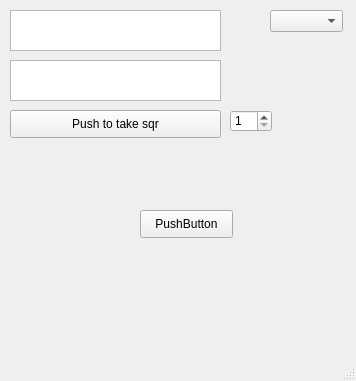
<?xml version="1.0" encoding="UTF-8"?>
<ui version="4.0">
 <class>MainWindow</class>
 <widget class="QMainWindow" name="MainWindow">
  <property name="windowModality">
   <enum>Qt::NonModal</enum>
  </property>
  <property name="geometry">
   <rect>
    <x>0</x>
    <y>0</y>
    <width>356</width>
    <height>381</height>
   </rect>
  </property>
  <property name="sizePolicy">
   <sizepolicy hsizetype="Fixed" vsizetype="Fixed">
    <horstretch>0</horstretch>
    <verstretch>0</verstretch>
   </sizepolicy>
  </property>
  <property name="minimumSize">
   <size>
    <width>0</width>
    <height>0</height>
   </size>
  </property>
  <property name="maximumSize">
   <size>
    <width>230000</width>
    <height>230000</height>
   </size>
  </property>
  <property name="contextMenuPolicy">
   <enum>Qt::DefaultContextMenu</enum>
  </property>
  <property name="windowTitle">
   <string>Sqrt</string>
  </property>
  <property name="toolTip">
   <string/>
  </property>
  <property name="locale">
   <locale language="Russian" country="Russia"/>
  </property>
  <property name="toolButtonStyle">
   <enum>Qt::ToolButtonIconOnly</enum>
  </property>
  <widget class="QWidget" name="centralwidget">
   <widget class="QPushButton" name="answerButton">
    <property name="geometry">
     <rect>
      <x>10</x>
      <y>110</y>
      <width>211</width>
      <height>28</height>
     </rect>
    </property>
    <property name="text">
     <string>Push to take sqr</string>
    </property>
   </widget>
   <widget class="QTextBrowser" name="askTextBrowser">
    <property name="geometry">
     <rect>
      <x>10</x>
      <y>10</y>
      <width>211</width>
      <height>41</height>
     </rect>
    </property>
    <property name="readOnly">
     <bool>false</bool>
    </property>
   </widget>
   <widget class="QTextBrowser" name="answerTextBrowser">
    <property name="geometry">
     <rect>
      <x>10</x>
      <y>60</y>
      <width>211</width>
      <height>41</height>
     </rect>
    </property>
    <property name="documentTitle">
     <string/>
    </property>
    <property name="placeholderText">
     <string/>
    </property>
   </widget>
   <widget class="QSpinBox" name="roundSpinBox">
    <property name="geometry">
     <rect>
      <x>230</x>
      <y>110</y>
      <width>42</width>
      <height>22</height>
     </rect>
    </property>
    <property name="minimum">
     <number>1</number>
    </property>
    <property name="maximum">
     <number>20</number>
    </property>
   </widget>
   <widget class="QComboBox" name="comboBox">
    <property name="geometry">
     <rect>
      <x>270</x>
      <y>10</y>
      <width>73</width>
      <height>22</height>
     </rect>
    </property>
   </widget>
   <widget class="QPushButton" name="pushButton">
    <property name="geometry">
     <rect>
      <x>140</x>
      <y>210</y>
      <width>93</width>
      <height>28</height>
     </rect>
    </property>
    <property name="text">
     <string>PushButton</string>
    </property>
   </widget>
  </widget>
  <widget class="QMenuBar" name="menubar">
   <property name="geometry">
    <rect>
     <x>0</x>
     <y>0</y>
     <width>356</width>
     <height>26</height>
    </rect>
   </property>
  </widget>
  <widget class="QStatusBar" name="statusbar"/>
 </widget>
 <resources/>
 <connections/>
</ui>
